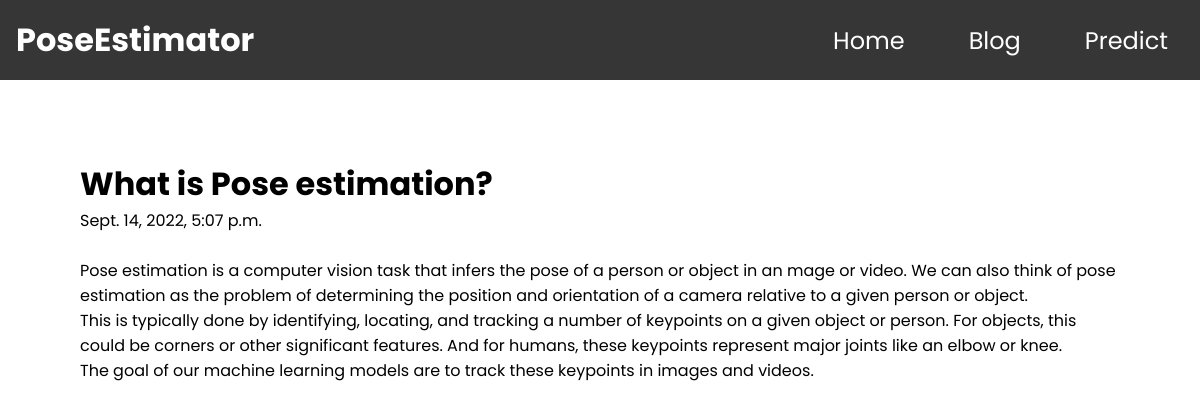
The page /blog/what-is-pose-estimation/ on the database its author committed.
### blog/models.py (models this page shows, shortened)
class Blog(models.Model):
    title = models.CharField(blank=False, max_length=500)
    content = models.TextField(blank=False)
    created = models.DateTimeField(auto_now_add=True)
    slug = models.SlugField(max_length=50, null=False, unique=True)
    image = models.ImageField(
        upload_to='images', blank=True)
    class Meta:
        verbose_name = ("Blog")
        verbose_name_plural = ("Blogs")

### blog/views.py (the view)
# urls.py: path('<slug:question>/', BlogDetailView.as_view(), name='BlogDetailView'),
class BlogDetailView(DetailView):
    model = Blog
    slug_url_kwarg = 'question'
    slug_field = 'slug'

### blog/templates/blog/blog_detail.html (shortened to what this page needs)
{% extends 'main/base.html' %} {% load static %} {% block content %}
<div class="blogDetailContainer">
  <div>
    <h1 lass="blogTitle">{{ object.title }}</h1>
    <p class="blogDate">{{ object.created }}</p>
  </div>
  <br />
  <p class="blogContentDetail">{{ object.content|linebreaks}}</p>
  <br />
</div>
{% endblock content %}

### static/style.css (style rules this page uses)
* { padding: 0; margin: 0; box-sizing: border-box; --text-primary: #2bff00f3; --text-secondary: #363636; --bg-primary:#363636; --bg-secondary:#2bff00f3; font-family: 'Poppins', sans-serif; scroll-behavior: smooth; }
.blogDetailContainer { display: flex; flex-direction: column; padding: 5rem; }
.blogContentDetail { background: red; }

### rows shown on the page
Blog: title "What is Pose estimation?", created "Sept. 14, 2022, 5:07 p.m.", content "Pose estimation is a computer vision task that infers the pose of a person or object in an mage or video. We can also think of pose estimation as the problem of determining the position and orientation of a camera relative to a given person or object. This is typically done by identifying, locating, and tracking a number of keypoints on a given object or person. For objects, this could be corners or other significant features. And for humans, these keypoints represent major joints like an elbow or knee. The goal of our machine learning models are to track these keypoints in images and videos."
